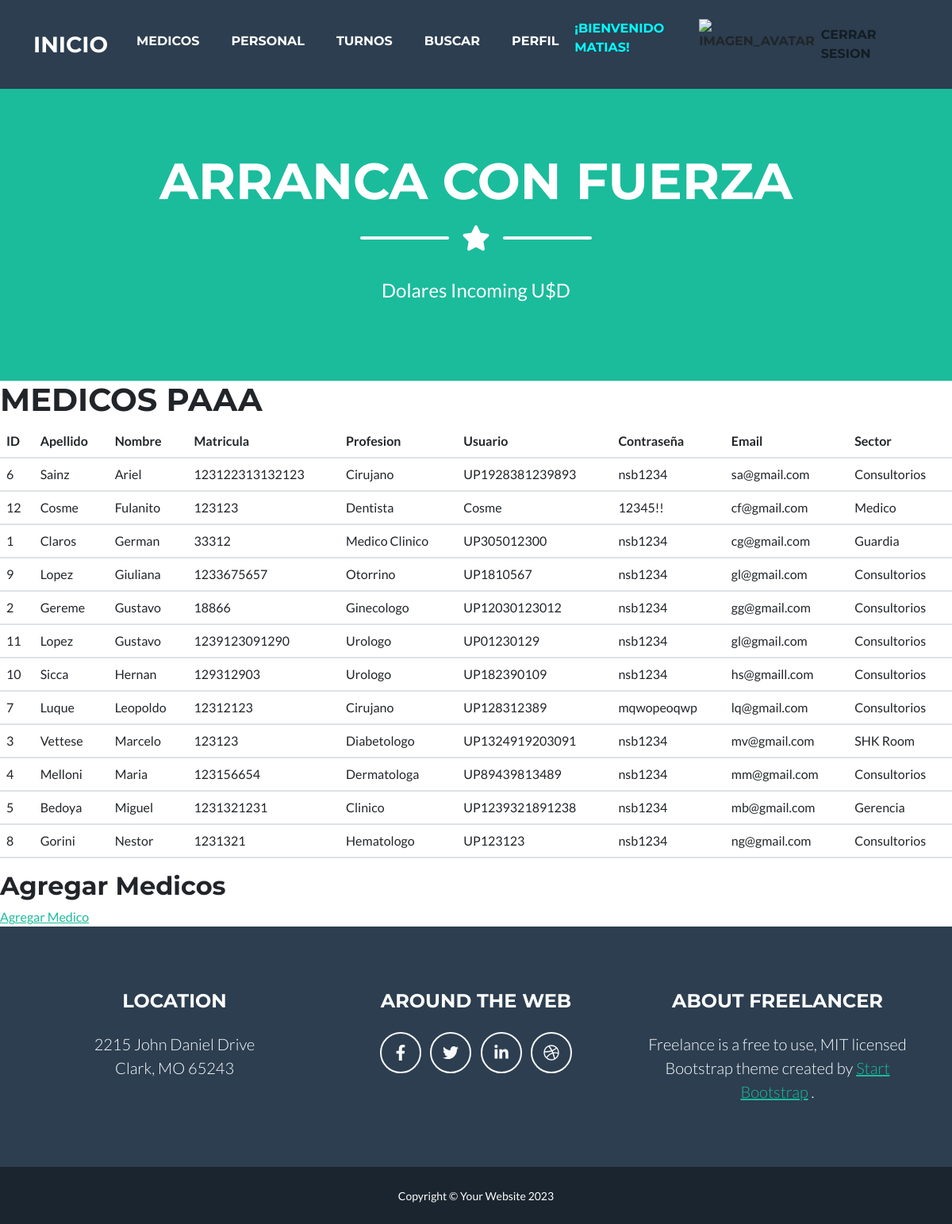
Page /medicos/ (signed in) on the committed database.
### medicos/models.py (models this page shows, shortened)
class Medicos(models.Model):
    apellido = models.CharField(max_length= 15)
    nombre = models.CharField(max_length= 15)
    matricula = models.IntegerField()
    profesion = models.CharField(max_length= 15)
    usuario = models.CharField(max_length= 15)
    contraseña = models.CharField(max_length= 15)
    email = models.EmailField()
    sector = models.CharField(max_length= 15)
    class Meta:
        verbose_name = "Medico"
        verbose_name_plural = "Medicos"
        ordering = ['nombre']

### medicos/views.py (the view)
# urls.py: path('medicos/', medicos, name= "medicos"),
@login_required
def medicos(request):
    prueba = {'doctor': Medicos.objects.all() }
    return render(request, "medicos/medicos.html", prueba)

### medicos/templates/medicos/medicos.html
{% extends 'medicos/base.html' %}
{% load static %}
{% block contenido %}
    <h1>MEDICOS PAAA</h1>
    <table class="table">
        <thead>
            <tr>
                <th>ID</th>
                <th>Apellido</th>
                <th>Nombre</th>
                <th>Matricula</th>
                <th>Profesion</th>
                <th>Usuario</th>
                <th>Contraseña</th>
                <th>Email</th>
                <th>Sector</th>
            </tr>
        </thead>
        <tbody>
            {% for d in doctor %}
            <tr>
                <td>{{ d.id }}</td>
                <td>{{ d.apellido }}</td>
                <td>{{ d.nombre }}</td>
                <td>{{ d.matricula }}</td>
                <td>{{ d.profesion }}</td>
                <td>{{ d.usuario }}</td>
                <td>{{ d.contraseña }}</td>
                <td>{{ d.email }}</td>
                <td>{{ d.sector }}</td>
            </tr>
            {% endfor %}
        </tbody>
    </table>
    <h2>Agregar Medicos</h2>
    <a href="{% url 'agregar_medico' %}">Agregar Medico</a>
{% endblock contenido %}

### medicos/templates/medicos/base.html (shortened to what this page needs)
<!DOCTYPE html>
<html lang="en">
    <head>
        {% load static %}
        <link href="{% static 'medicos/css/styles.css' %}" rel="stylesheet" />
    </head>
    <body id="page-top">
        <nav class="navbar navbar-expand-lg bg-secondary text-uppercase fixed-top" id="mainNav">
            <div class="container">
                <a class="navbar-brand" href="{% url 'home' %}">Inicio</a>
                <div class="collapse navbar-collapse" id="navbarResponsive">
                    <ul class="navbar-nav ms-auto">
                        {% if user.is_authenticated %}
                            <li class="nav-item mx-0 mx-lg-1"><a class="nav-link py-3 px-0 px-lg-3 rounded" href="{% url 'medicos' %}">Medicos</a></li>
                            <li class="nav-item mx-0 mx-lg-1"><a class="nav-link py-3 px-0 px-lg-3 rounded" href="{% url 'personal' %}">Personal</a></li>
                            <li class="nav-item mx-0 mx-lg-1"><a class="nav-link py-3 px-0 px-lg-3 rounded" href="{% url 'turnos' %}">Turnos</a></li>
                            <li class="nav-item mx-0 mx-lg-1"><a class="nav-link py-3 px-0 px-lg-3 rounded" href="{% url 'buscar_medico' %}">Buscar</a></li>
                            <li class="nav-item mx-0 mx-lg-1"><a class="nav-link py-3 px-0 px-lg-3 rounded" href="{% url 'editarPerfil' %}">Perfil</a></li>
                            <p style="color: aqua;">¡Bienvenido {{user.username}}!</p>
                            <div class="text-center">
                                <img src="{{ request.session.avatar }}" height="40px" weigth="49px" alt="imagen_avatar">
                            </div>
                            <a class="nav-link" href="{% url 'logout' %}">Cerrar Sesion</a>
                        {% else %}
                            <li class="nav-item mx-0 mx-lg-1"><a class="nav-link py-3 px-0 px-lg-3 rounded" href="{% url 'registro' %}">Registrarse</a></li>
                            <li class="nav-item mx-0 mx-lg-1"><a class="nav-link py-3 px-0 px-lg-3 rounded" href="{% url 'login' %}">Iniciar Sesion</a></li>
                            <li></li>
                        {% endif %}
                    </ul>
                </div>
            </div>
        </nav>
        <header class="masthead bg-primary text-white text-center">
            <div class="container d-flex align-items-center flex-column">
                <h1 class="masthead-heading text-uppercase mb-0">Arranca con Fuerza</h1>
                <div class="divider-custom divider-light">
                    <div class="divider-custom-line"></div>
                    <div class="divider-custom-icon"><i class="fas fa-star"></i></div>
                    <div class="divider-custom-line"></div>
                </div>
                <p class="masthead-subheading font-weight-light mb-0">Dolares Incoming U$D</p>
            </div>
        </header>
        {% block contenido %}
        {% endblock contenido %}
        <footer class="footer text-center">
            <div class="container">
                <div class="row">
                    <div class="col-lg-4 mb-5 mb-lg-0">
                        <h4 class="text-uppercase mb-4">Location</h4>
                        <p class="lead mb-0">
                            2215 John Daniel Drive
                            <br />
                            Clark, MO 65243
                        </p>
                    </div>
                    <div class="col-lg-4 mb-5 mb-lg-0">
                        <h4 class="text-uppercase mb-4">Around the Web</h4>
                        <a class="btn btn-outline-light btn-social mx-1" href="#!"><i class="fab fa-fw fa-facebook-f"></i></a>
                        <a class="btn btn-outline-light btn-social mx-1" href="#!"><i class="fab fa-fw fa-twitter"></i></a>
                        <a class="btn btn-outline-light btn-social mx-1" href="#!"><i class="fab fa-fw fa-linkedin-in"></i></a>
                        <a class="btn btn-outline-light btn-social mx-1" href="#!"><i class="fab fa-fw fa-dribbble"></i></a>
                    </div>
                    <div class="col-lg-4">
                        <h4 class="text-uppercase mb-4">About Freelancer</h4>
                        <p class="lead mb-0">
                            Freelance is a free to use, MIT licensed Bootstrap theme created by
                            <a href="http://startbootstrap.com">Start Bootstrap</a>
                            .
                        </p>
                    </div>
                </div>
            </div>
        </footer>
        <div class="copyright py-4 text-center text-white">
            <div class="container"><small>Copyright &copy; Your Website 2023</small></div>
        </div>
    </body>
</html>

### rows in the picture
Medicos: id "6", apellido "Sainz", nombre "Ariel", matricula "123122313132123", profesion "Cirujano", usuario "UP1928381239893", contraseña "nsb1234", email "sa@gmail.com", sector "Consultorios"
Medicos: id "12", apellido "Cosme", nombre "Fulanito", matricula "123123", profesion "Dentista", usuario "Cosme", contraseña "12345!!", email "cf@gmail.com", sector "Medico"
Medicos: id "1", apellido "Claros", nombre "German", matricula "33312", profesion "Medico Clinico", usuario "UP305012300", contraseña "nsb1234", email "cg@gmail.com", sector "Guardia"
Medicos: id "9", apellido "Lopez", nombre "Giuliana", matricula "1233675657", profesion "Otorrino", usuario "UP1810567", contraseña "nsb1234", email "gl@gmail.com", sector "Consultorios"
Medicos: id "2", apellido "Gereme", nombre "Gustavo", matricula "18866", profesion "Ginecologo", usuario "UP12030123012", contraseña "nsb1234", email "gg@gmail.com", sector "Consultorios"
Medicos: id "11", apellido "Lopez", nombre "Gustavo", matricula "1239123091290", profesion "Urologo", usuario "UP01230129", contraseña "nsb1234", email "gl@gmail.com", sector "Consultorios"
Medicos: id "10", apellido "Sicca", nombre "Hernan", matricula "129312903", profesion "Urologo", usuario "UP182390109", contraseña "nsb1234", email "hs@gmaill.com", sector "Consultorios"
Medicos: id "7", apellido "Luque", nombre "Leopoldo", matricula "12312123", profesion "Cirujano", usuario "UP128312389", contraseña "mqwopeoqwp", email "lq@gmail.com", sector "Consultorios"
Medicos: id "3", apellido "Vettese", nombre "Marcelo", matricula "123123", profesion "Diabetologo", usuario "UP1324919203091", contraseña "nsb1234", email "mv@gmail.com", sector "SHK Room"
Medicos: id "4", apellido "Melloni", nombre "Maria", matricula "123156654", profesion "Dermatologa", usuario "UP89439813489", contraseña "nsb1234", email "mm@gmail.com", sector "Consultorios"
Medicos: id "5", apellido "Bedoya", nombre "Miguel", matricula "1231321231", profesion "Clinico", usuario "UP1239321891238", contraseña "nsb1234", email "mb@gmail.com", sector "Gerencia"
Medicos: id "8", apellido "Gorini", nombre "Nestor", matricula "1231321", profesion "Hematologo", usuario "UP123123", contraseña "nsb1234", email "ng@gmail.com", sector "Consultorios"

### other values in the picture
{{ user.username }} "MATIAS"
